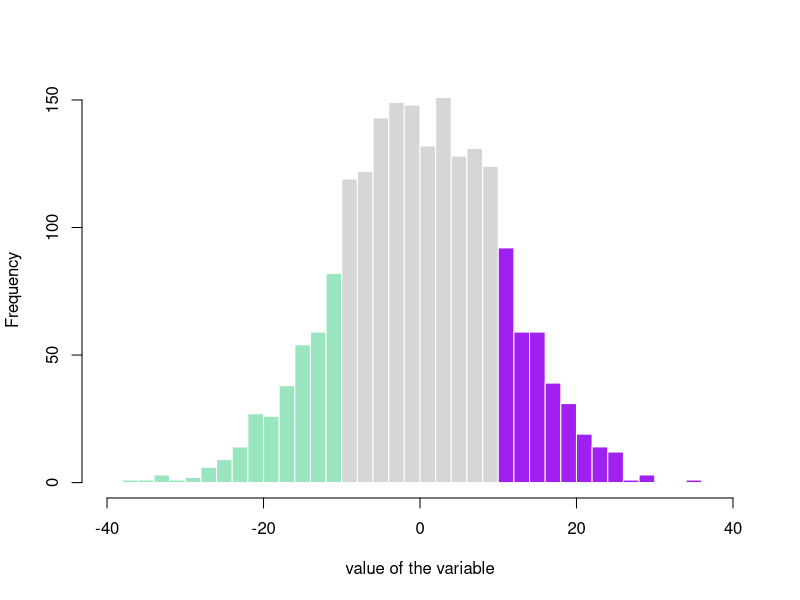

This figure's R source:
# 设置工作路径
setwd("D:\\softwares\\applied statistics\\rcodelearning\\chap37\\sourcecode")
# 开始绘图
dev.new()
# 保存文件
pdf("../codeimage/code5.pdf")
# 生成数据
my_variable <- rnorm(2000, 0, 10)
# 绘制hist图形，返回hist对象，并不会显示图形
my_hist <- hist(my_variable, breaks = 40, plot = FALSE)
# 着色
my_color <- ifelse(
    my_hist$breaks < -10,
    rgb(0.2, 0.8, 0.5, 0.5),
    ifelse(
        my_hist$breaks >= 10,
        "purple",
        rgb(0.2, 0.2, 0.2, 0.2)
    )
)
# 绘图
plot(
    my_hist,
    col = my_color, border = FALSE,
    main = "", xlab = "value of the variable",
    xlim = c(-40, 40)
)
# 关闭图形
dev.off()
# 关闭文件
dev.off()
# 保存工作空间
save.image("R5.RData")
